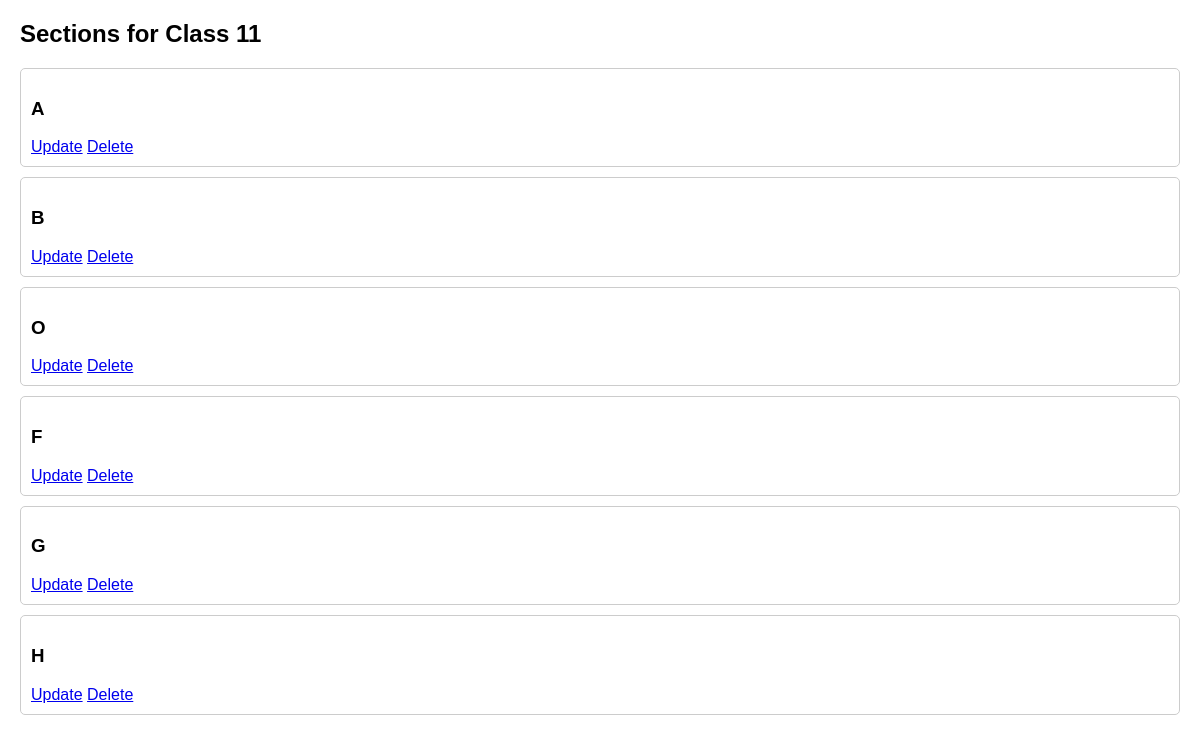
The app's page /list_section/Class 11 with its own data.
### classes/models.py (models this page shows, shortened)
class Classes(models.Model):
    class_name = models.CharField(max_length=100)
    def __str__(self):
        return self.class_name

class Section(models.Model):
    class_name=models.CharField(max_length=100)
    section_name=models.CharField(max_length=100)

### classes/views.py (the view)
# urls.py: path('list_section/<str:class_name>', views.SectionList, name='section_list'),
def SectionList(request,class_name):
    classes=get_object_or_404(Classes,class_name=class_name)
    section=Section.objects.filter(class_name=classes).values()
    print("Event is: ",section)
    return render(request, 'section_list.html', {'classes': classes, 'section': section})

### templates/section_list.html (shortened to what this page needs)
<!DOCTYPE html>
<html lang="en">
<head>
</head>
<body>
    <h2>Sections for {{ classes.class_name }}</h2>
    <ul>
        {% for s in section %}
        <li>
            <div class="section-item">
                <h3>{{ s.section_name }}</h3>
                <a href="{% url 'section_update' classes.class_name s.section_name %}" class="btn btn-edit">Update</a>
                <a href="{% url 'section_delete' classes.class_name s.section_name %}" class="btn btn-delete">Delete</a>
            </div>
        </li>
        {% empty %}
        <li>No sections available.</li>
        {% endfor %}
    </ul>
</body>
</html>

### templates/section_list.html (style rules this page uses)
body { font-family: Arial, sans-serif; margin: 20px; }
h2 { font-size: 24px; }
ul { list-style-type: none; padding: 0; }
li { margin-bottom: 10px; }
.section-item { border: 1px solid #ccc; padding: 10px; border-radius: 5px; }

### records on screen
Classes: class_name "Class 11"
Section: section_name "A"
Section: section_name "B"
Section: section_name "O"
Section: section_name "F"
Section: section_name "G"
Section: section_name "H"
